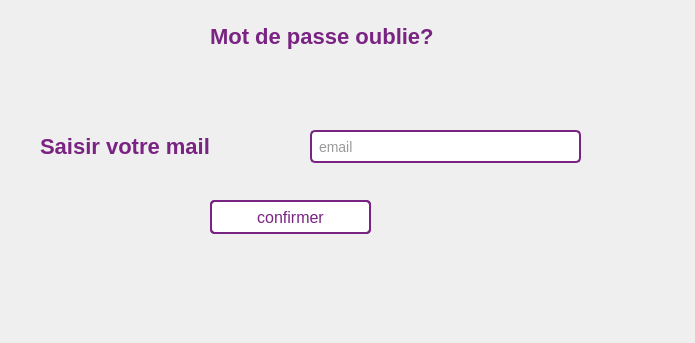
<?xml version="1.0" encoding="UTF-8"?>
<ui version="4.0">
 <class>forgetP</class>
 <widget class="QDialog" name="forgetP">
  <property name="geometry">
   <rect>
    <x>0</x>
    <y>0</y>
    <width>695</width>
    <height>343</height>
   </rect>
  </property>
  <property name="windowTitle">
   <string>Dialog</string>
  </property>
  <widget class="QPushButton" name="confirm">
   <property name="geometry">
    <rect>
     <x>210</x>
     <y>200</y>
     <width>161</width>
     <height>34</height>
    </rect>
   </property>
   <property name="styleSheet">
    <string notr="true">QPushButton {
    padding: 5px;
    font-size: 16px;
    text-align: center;
    text-decoration: none;
    border: 2px solid #792382;
    background-color: white; /* Fond blanc */
    color: #792382; /* Écriture en violet */
    border-radius: 5px;
}

QPushButton:hover {
    background-color: #43aff7;
}
</string>
   </property>
   <property name="text">
    <string>confirmer</string>
   </property>
  </widget>
  <widget class="QLineEdit" name="email">
   <property name="geometry">
    <rect>
     <x>310</x>
     <y>130</y>
     <width>271</width>
     <height>33</height>
    </rect>
   </property>
   <property name="styleSheet">
    <string notr="true">QLineEdit {
    padding: 5px;
    border: 2px solid #792382;
    border-radius: 5px;
    font-size: 14px;
    color: #333;
}

QLineEdit:focus {
    border-color: #2ecc71; /* Couleur de la bordure lorsqu'il est activé */
}
</string>
   </property>
   <property name="placeholderText">
    <string>email</string>
   </property>
  </widget>
  <widget class="QLabel" name="label_3">
   <property name="geometry">
    <rect>
     <x>40</x>
     <y>130</y>
     <width>271</width>
     <height>33</height>
    </rect>
   </property>
   <property name="styleSheet">
    <string notr="true">QLabel {
    font-size: 22px;
    color: #792382; /* Couleur du texte */
    font-weight: bold; /* Gras */
    /* Ajoutez d'autres styles selon vos besoins */
}
</string>
   </property>
   <property name="text">
    <string>Saisir votre mail  </string>
   </property>
  </widget>
  <widget class="QLabel" name="label">
   <property name="geometry">
    <rect>
     <x>-380</x>
     <y>-10</y>
     <width>1081</width>
     <height>611</height>
    </rect>
   </property>
   <property name="styleSheet">
    <string notr="true">background-image: url(&quot;images/back.jpg&quot;);
</string>
   </property>
   <property name="text">
    <string/>
   </property>
  </widget>
  <widget class="QPushButton" name="confirmC">
   <property name="enabled">
    <bool>false</bool>
   </property>
   <property name="geometry">
    <rect>
     <x>210</x>
     <y>200</y>
     <width>161</width>
     <height>34</height>
    </rect>
   </property>
   <property name="styleSheet">
    <string notr="true">QPushButton {
    padding: 5px;
    font-size: 16px;
    text-align: center;
    text-decoration: none;
    border: 2px solid #792382;
    color: #792382;
    border-radius: 5px;
}

QPushButton:hover {
    background-color: #43aff7;
}


</string>
   </property>
   <property name="text">
    <string>confirmer</string>
   </property>
  </widget>
  <widget class="QLabel" name="label_25">
   <property name="geometry">
    <rect>
     <x>210</x>
     <y>20</y>
     <width>261</width>
     <height>33</height>
    </rect>
   </property>
   <property name="styleSheet">
    <string notr="true">QLabel {
    font-size: 22px;
    color: #792382; /* Couleur du texte */
    font-weight: bold; /* Gras */
    /* Ajoutez d'autres styles selon vos besoins */
}
</string>
   </property>
   <property name="text">
    <string>Mot de passe oublie?</string>
   </property>
  </widget>
  <widget class="QPushButton" name="confirmP">
   <property name="enabled">
    <bool>false</bool>
   </property>
   <property name="geometry">
    <rect>
     <x>210</x>
     <y>200</y>
     <width>161</width>
     <height>34</height>
    </rect>
   </property>
   <property name="styleSheet">
    <string notr="true">QPushButton {
    padding: 5px;
    font-size: 16px;
    text-align: center;
    text-decoration: none;
    border: 2px solid #792382;
    color: #792382;
    border-radius: 5px;
}

QPushButton:hover {
    background-color: #43aff7;
}


</string>
   </property>
   <property name="text">
    <string>confirmer</string>
   </property>
  </widget>
  <widget class="QLabel" name="label_2">
   <property name="geometry">
    <rect>
     <x>560</x>
     <y>0</y>
     <width>121</width>
     <height>91</height>
    </rect>
   </property>
   <property name="styleSheet">
    <string notr="true">
    background-image: url(&quot;D:/ESPRIT/c++/Projet/untitled/images/logo.png&quot;);</string>
   </property>
   <property name="text">
    <string/>
   </property>
   <property name="pixmap">
    <pixmap>../../../Documents/interface à bechir/interface ├á bechir/images/logo.png</pixmap>
   </property>
  </widget>
  <zorder>confirmC</zorder>
  <zorder>confirmP</zorder>
  <zorder>label</zorder>
  <zorder>confirm</zorder>
  <zorder>email</zorder>
  <zorder>label_3</zorder>
  <zorder>label_25</zorder>
  <zorder>label_2</zorder>
 </widget>
 <resources/>
 <connections/>
</ui>
